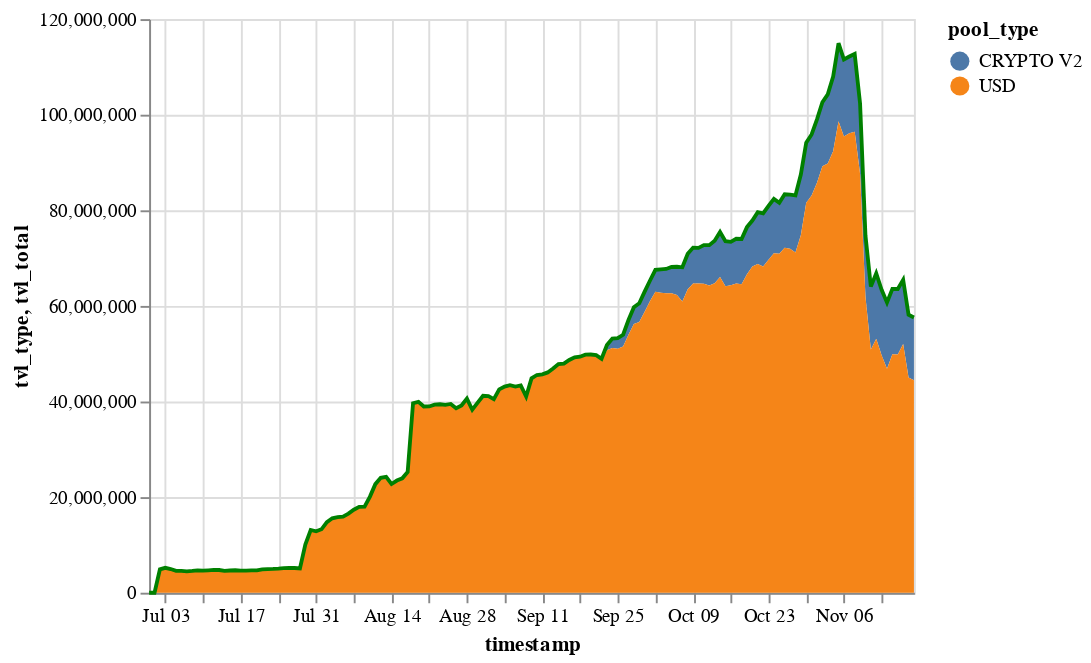

The cell this chart's notebook holds for it:
### Code cell
(
    alt.Chart(df_tvl_type)
    .mark_area()
    .encode(
        x="timestamp:T", 
        y="tvl_type:Q", 
        color="pool_type:N", 
        tooltip=["pool_type:N", alt.Tooltip("tvl_type:Q", format="$,d")]
    ) + 
    alt.Chart(df_tvl_total)
    .mark_line(color="green")
    .encode(
        x="timestamp:T", 
        y="tvl_total:Q", 
        tooltip=[alt.Tooltip("tvl_total:Q", format="$,d")]
    )
)

### Figure 1 — Vega-Lite specification as saved in the notebook (floating-point values rounded to 4 significant figures; data arrays with more than 128 entries replaced by an {"elided": "..."} marker saying what was removed)
{"config": {"view": {"continuousWidth": 400, "continuousHeight": 300}}, "layer": [{"data": {"name": "data-919e7bea81bd842d4912b7e017fa6b44"}, "mark": "area", "encoding": {"color": {"field": "pool_type", "type": "nominal"}, "tooltip": [{"field": "pool_type", "type": "nominal"}, {"field": "tvl_type", "format": "$,d", "type": "quantitative"}], "x": {"field": "timestamp", "type": "temporal"}, "y": {"field": "tvl_type", "type": "quantitative"}}}, {"data": {"name": "data-cece59b3b26ff09681f192fffe390d33"}, "mark": {"type": "line", "color": "green"}, "encoding": {"tooltip": [{"field": "tvl_total", "format": "$,d", "type": "quantitative"}], "x": {"field": "timestamp", "type": "temporal"}, "y": {"field": "tvl_total", "type": "quantitative"}}}], "$schema": "https://vega.github.io/schema/vega-lite/v4.17.0.json", "datasets": {"data-919e7bea81bd842d4912b7e017fa6b44": {"elided": "222 records"}, "data-cece59b3b26ff09681f192fffe390d33": {"elided": "143 records"}}}
